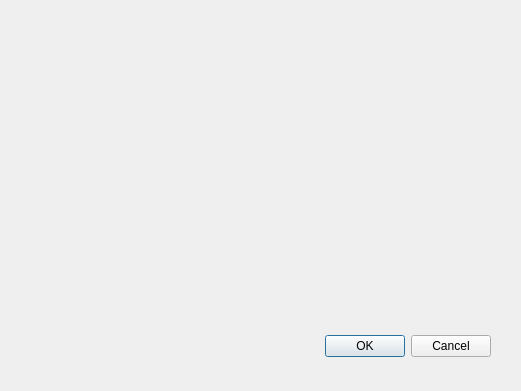
<?xml version="1.0" encoding="UTF-8"?>
<ui version="4.0">
 <class>CAddStationDialog</class>
 <widget class="QDialog" name="CAddStationDialog">
  <property name="geometry">
   <rect>
    <x>0</x>
    <y>0</y>
    <width>521</width>
    <height>391</height>
   </rect>
  </property>
  <property name="windowTitle">
   <string>Dialog</string>
  </property>
  <widget class="QDialogButtonBox" name="buttonBox">
   <property name="geometry">
    <rect>
     <x>150</x>
     <y>330</y>
     <width>341</width>
     <height>32</height>
    </rect>
   </property>
   <property name="orientation">
    <enum>Qt::Horizontal</enum>
   </property>
   <property name="standardButtons">
    <set>QDialogButtonBox::Cancel|QDialogButtonBox::Ok</set>
   </property>
  </widget>
  <widget class="CSelectHelper" name="widget" native="true">
   <property name="geometry">
    <rect>
     <x>50</x>
     <y>40</y>
     <width>271</width>
     <height>191</height>
    </rect>
   </property>
  </widget>
 </widget>
 <customwidgets>
  <customwidget>
   <class>CSelectHelper</class>
   <extends>QWidget</extends>
   <header>CSelectHelper.h</header>
   <container>1</container>
  </customwidget>
 </customwidgets>
 <resources/>
 <connections>
  <connection>
   <sender>buttonBox</sender>
   <signal>accepted()</signal>
   <receiver>CAddStationDialog</receiver>
   <slot>accept()</slot>
   <hints>
    <hint type="sourcelabel">
     <x>248</x>
     <y>254</y>
    </hint>
    <hint type="destinationlabel">
     <x>157</x>
     <y>274</y>
    </hint>
   </hints>
  </connection>
  <connection>
   <sender>buttonBox</sender>
   <signal>rejected()</signal>
   <receiver>CAddStationDialog</receiver>
   <slot>reject()</slot>
   <hints>
    <hint type="sourcelabel">
     <x>316</x>
     <y>260</y>
    </hint>
    <hint type="destinationlabel">
     <x>286</x>
     <y>274</y>
    </hint>
   </hints>
  </connection>
 </connections>
</ui>
